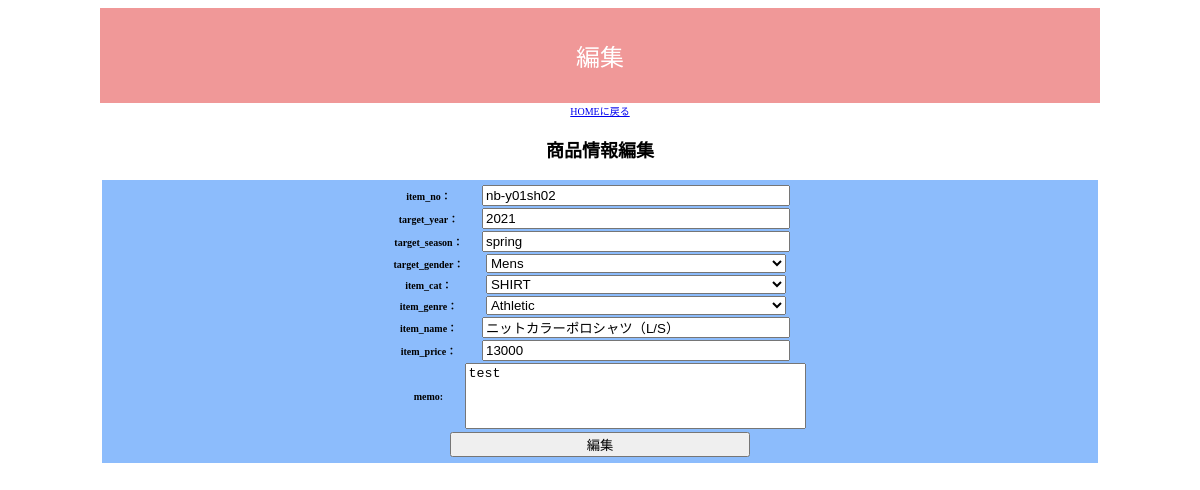
The app's page /prd_plan_modify.php?id=3 with its own data.
### tables this page shows
CREATE TABLE `product` (
  `id` int(11) NOT NULL,
  `item_no` varchar(64) NOT NULL,
  `year` varchar(32) NOT NULL,
  `season` varchar(32) NOT NULL,
  `genre` varchar(32) NOT NULL,
  `gender` varchar(64) NOT NULL,
  `category` varchar(64) NOT NULL,
  `item_name` varchar(128) NOT NULL,
  `item_price` int(11) NOT NULL,
  `memo` text NOT NULL,
  `created_date` datetime NOT NULL,
  `update_data` datetime NOT NULL
);

### prd_plan_modify.php (the view, shortened to what this page needs)
<?php
$pdo = db_conn();
$id = $_GET['id'];
$stmt = $pdo->prepare("SELECT * FROM product WHERE id=:id;");
$stmt->bindValue(':id',$id,PDO::PARAM_INT);
$status = $stmt->execute();
if ($status == false) {
    sql_error($status);
} else {
    $result = $stmt->fetch();
}
?>
<!DOCTYPE html>
<html lang="ja">
<head>
    <link rel="stylesheet" href="./css/prd_plan.css">
</head>
<body>
<header>編集</header>
<a href="./index.php">HOMEに戻る</a>
<div class="prd_reg">
    <h3>商品情報編集</h3>
    <form method="POST" action="./php/modify_item.php">
        <div>
            <fieldset>
                <table>
                <label><tr><th>item_no：</th><td><input type="text" name="item_no" value="<?= $result['item_no'] ?>"></td></tr></label>
                <label><tr><th>target_year：</th><td><input type="text" name="year" value="<?= $result['year'] ?>"></td></tr></label>
                <label><tr><th>target_season：</th><td><input type="text" name="season" value="<?= $result['season'] ?>"></td></tr></label>
                <label><tr><th>target_gender：</th>
                    <td>
                        <select name="gender">
                            <option value="mens"<?php if ( $result['gender'] === 'mens' ) { echo ' selected'; } ?>>Mens</option>
                        </select>
                    </td></tr></label>
                <label><tr><th>item_cat：</th>
                    <td>
                        <select name="itemcat">
                            <option value="shirt"<?php if ( $result['category'] === 'shirt' ) { echo ' selected'; } ?>>SHIRT</option>
                        </select>
                        </td></tr></label>
                <label><tr><th>item_genre：</th>
                    <td>
                    <select name="itemgenre">
                            <option value="athletic"<?php if ( $result['genre'] === 'athletic' ) { echo ' selected'; } ?>>Athletic</option>
                        </select>
                    </td></tr></label>
                <label><tr><th>item_name：</th><td><input type="text" name="itemname" value="<?= $result['item_name'] ?>"></td></tr></label>
                <label><tr><th>item_price：</th><td><input type="text" name="price" value="<?= $result['item_price'] ?>"></td></tr></label>
                <label><tr><th>memo:</th><td><textArea name="memo" rows="4" cols="40"><?= $result['memo'] ?></textArea></td></tr></label>
                </table>
                <input type="submit" value="編集">
            </fieldset>
        </div>
    </form>
</div>

### css/prd_plan.css (style rules this page uses)
html { top: 0; font-size: 62.5%; }
body { width: 1000px; text-align: center; margin-left: auto; margin-right: auto; }
header { background-color:#f09898; font-size: 2.4rem; padding: 30px; color: #ffffff; }
h3 { font-size: 1.8rem; }
fieldset { border: none; background-color: #8cbcfc; }
table { border-collapse: collapse; margin: auto; }
input { width: 300px; }
select { width: 300px; }
textarea { resize: none; }

### records on screen
product: item_no "nb-y01sh02", year "2021", season "spring", gender "Mens", itemcat "SHIRT", itemgenre "Athletic", itemname "ニットカラーポロシャツ（L/S）", price "13000", memo "test"
